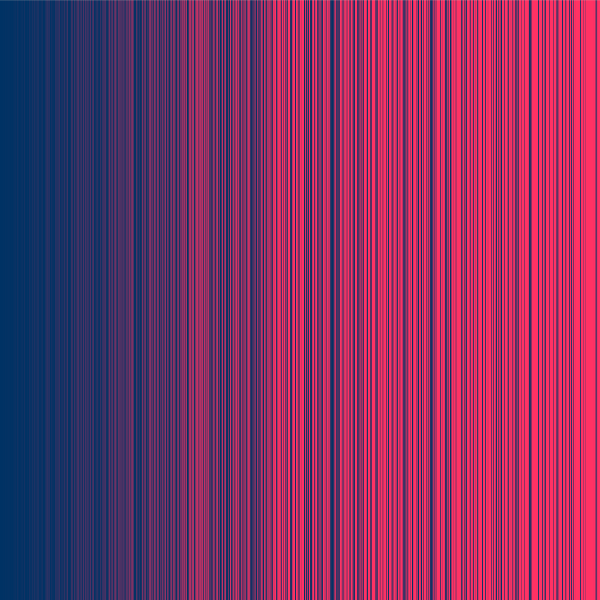
Frame 1 (no input)
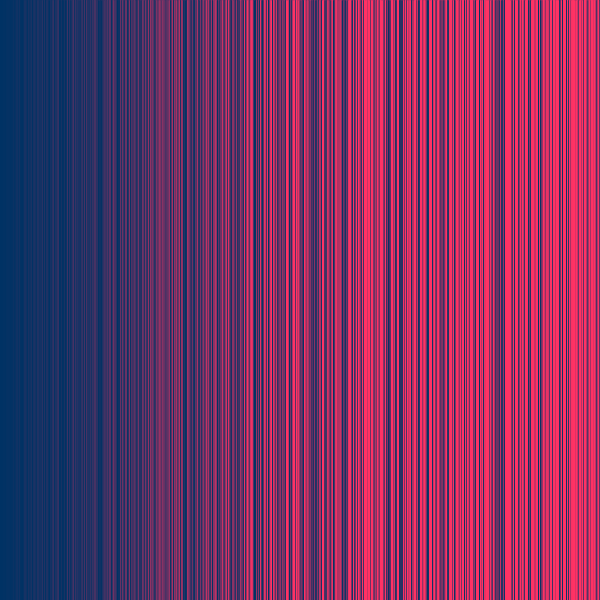
Frame 60 (the mouse pressed at the canvas centre just before this capture)
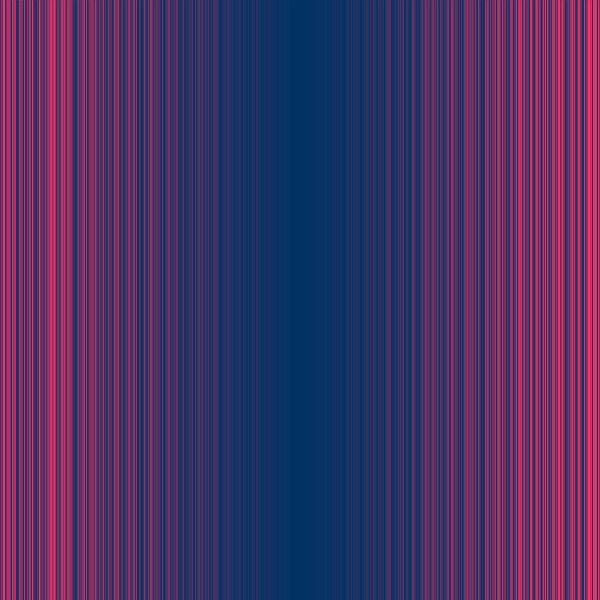
Frame 120 (the mouse held since frame 60 and released just before this capture)

The Processing sketch that drew these frames (run headless with seeded random() and noise(); from frame 60 on, the mouse is pressed at the canvas centre):

// Processing sketch: noise_bars
// ── noise_bars.pde
void setup() {
  size(600, 600);
}

void draw() {
  for (int x = 0; x < width; x++) {
    float d = dist(x, mouseY, mouseX, mouseY);
    float c = random(d);
    stroke(c, 50, 100);
    line(x, 0, x, height);
  }
}
